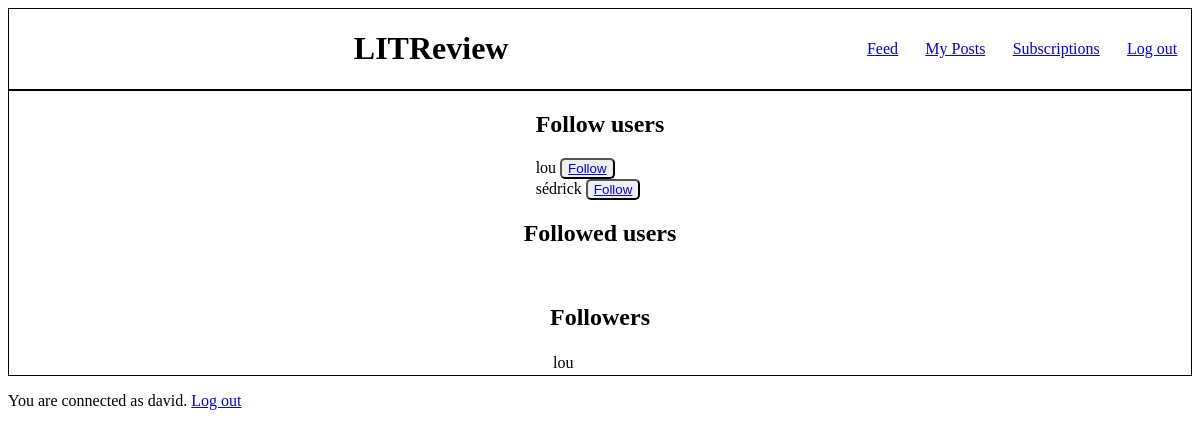
Before: /subscription_page/ (signed in) with the older database file.
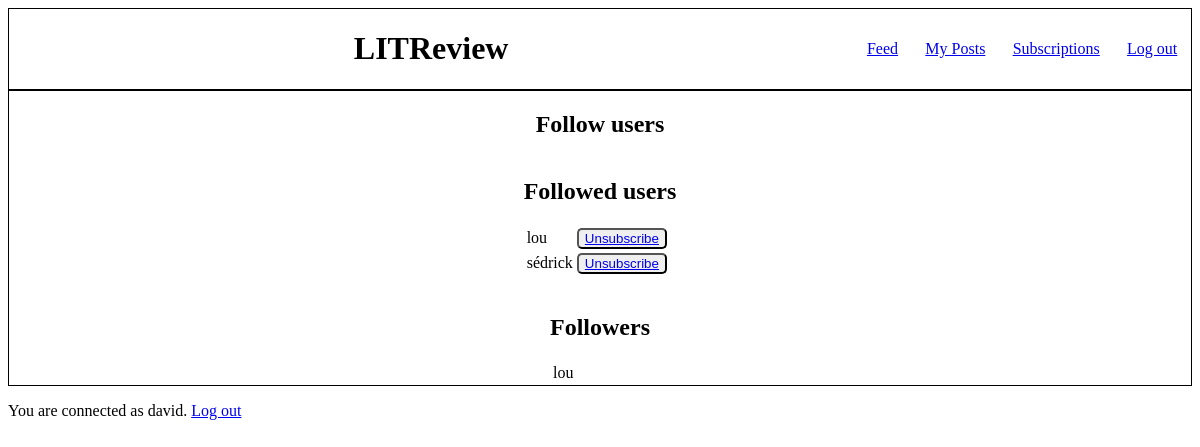
After: the same page with the newer database file.
### authentication/models.py (models this page shows)
class User(AbstractUser):
    username = models.CharField(max_length=20, unique=True)
    USERNAME_FIELD = 'username'

### feedapp/models.py (models this page shows)
class UserFollows(models.Model):
    user = models.ForeignKey(to=settings.AUTH_USER_MODEL, on_delete=models.CASCADE)
    followed_user = models.ForeignKey(to=settings.AUTH_USER_MODEL, on_delete=models.CASCADE, related_name='followed_by')
    class Meta:
        unique_together = ('user', 'followed_user')
        constraints = [models.CheckConstraint(check=~models.Q(user=models.F('followed_user')), name='no_self_follow')]

### feedapp/views.py (the view)
# urls.py: path('subscription_page/', follow_user, name='subscription_page'),
@login_required
def follow_user(request):
    followed_users = models.UserFollows.objects.filter(user=request.user)
    followers = models.UserFollows.objects.filter(followed_user=request.user)
    users_to_follow = authentication.models.User.objects.exclude(Q(id=request.user.id) |
                                                                 Q(id__in=followed_users.values('followed_user')))
    return render(request, 'feedapp/subscription_page.html', context={'followed_users': followed_users,
                                                                      'followers': followers,
                                                                      'users_to_follow': users_to_follow})

### feedapp/templates/feedapp/subscription_page.html
{% extends 'base.html' %}
    {% block content %}
    <div class="main_content">
        <div>
            <h2>Follow users</h2>
            {% for user_to_follow in users_to_follow %}
                <div>
                    {{ user_to_follow.username }}
                    <button type="submit">
                        <a href="{% url 'subscription' user_to_follow.id %}">Follow</a>
                    </button>
                </div>
            {% endfor %}
        </div>
        <div>
            <h2>Followed users</h2>
            <table>
                {% for user_followed in followed_users %}
                    <tr>
                        <td>{{ user_followed.followed_user.username }}</td>
                        <td>
                            <button type="submit">
                                <a href="{% url 'unsubscription_page' user_followed.followed_user.id %}">Unsubscribe</a>
                            </button>
                        </td>
                    </tr>
                {% endfor %}
            </table>
        </div>
        <br>
        <div>
            <h2>Followers</h2>
            <table>
                {% for follower in followers %}
                <tr>
                    <td>{{ follower.user.username }}</td>
                </tr>
                {% endfor %}
            </table>
        </div>
    </div>
    {% endblock content %}

Changed rows visible on the page:
no longer on this page (row unchanged): User: username "lou"
no longer on this page (row edited): User: username "sédrick"
added UserFollows: followed_user.username "lou", shown under "Followed users"
added UserFollows: followed_user.username "sédrick", shown under "Followed users"
